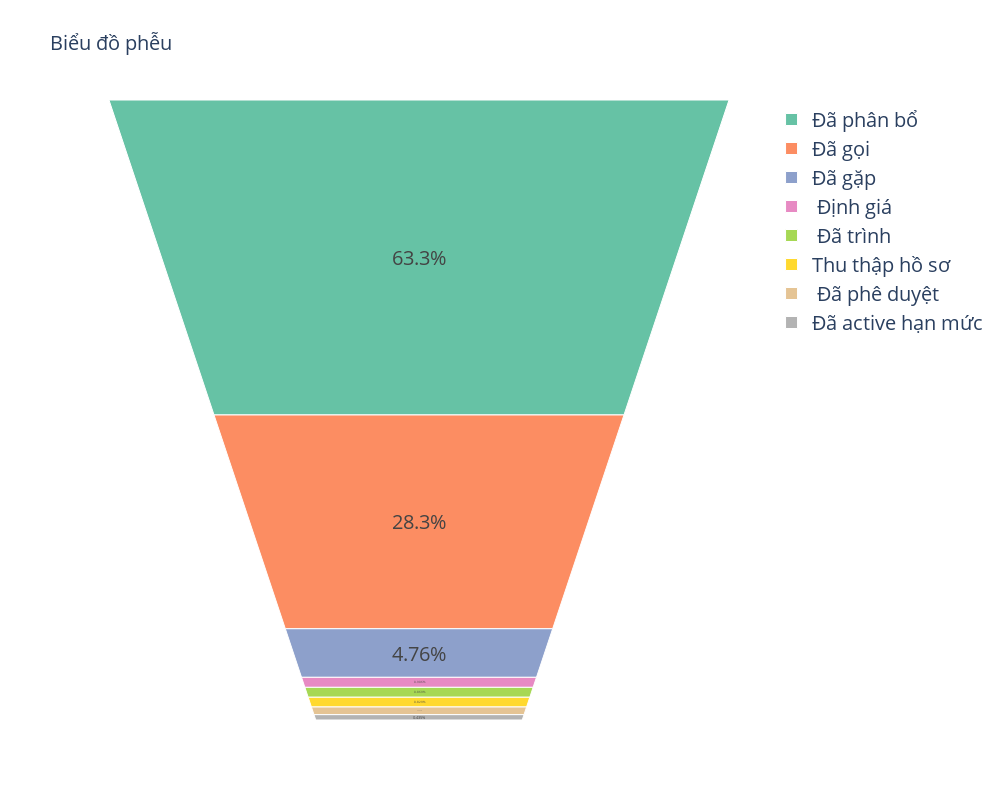

The notebook cell saved with this chart:
### Markdown cell above
# Toàn hàng

### Code cell
import plotly.express as px
import pandas as pd

Toan_Hang_df = df_hub[df_hub['Hub']=='0.Toàn hàng'].T.reset_index()
Toan_Hang_df = Toan_Hang_df.drop(0)
# Toan_Hang_df = Toan_Hang_df.drop(1)
Toan_Hang_df = Toan_Hang_df.rename(columns= {0 : 'Values' ,'index' : 'State'})
Toan_Hang_df = Toan_Hang_df.sort_values(by = ['Values'],ascending = False)

Toan_Hang_df['Values'] = Toan_Hang_df['Values'].astype('int64')

# values = Toan_Hang_df['Values'], text = Toan_Hang_df['State'],
fig = px.funnel_area(Toan_Hang_df, names='State', values='Values',
                     title='Funnel Area Chart of State Values',
                     color_discrete_sequence=px.colors.qualitative.Set2,
                     )

fig.update_layout(
    title="Biểu đồ phễu",
    title_font_size=20,
    font=dict(size=20),
    width=1000,
    height=800
)

fig.show()

### Figure 1 — Plotly figure (JSON) as saved in the notebook; plotly's stock layout.template omitted (floating-point values rounded to 4 significant figures)
{"data": [{"domain": {"x": [0, 1], "y": [0, 1]}, "hovertemplate": "State=%{label}<br>Values=%{value}<extra></extra>", "labels": ["Đã phân bổ", "Đã gọi", "Đã gặp", " Định giá", " Đã trình", "Thu thập hồ sơ", " Đã phê duyệt", "Đã active hạn mức"], "legendgroup": "", "name": "", "showlegend": true, "type": "funnelarea", "values": [47252, 21090, 3556, 676, 649, 619, 474, 325]}], "layout": {"font": {"size": 20}, "funnelareacolorway": ["rgb(102,194,165)", "rgb(252,141,98)", "rgb(141,160,203)", "rgb(231,138,195)", "rgb(166,216,84)", "rgb(255,217,47)", "rgb(229,196,148)", "rgb(179,179,179)"], "height": 800, "legend": {"tracegroupgap": 0}, "title": {"font": {"size": 20}, "text": "Biểu đồ phễu"}, "width": 1000}}
